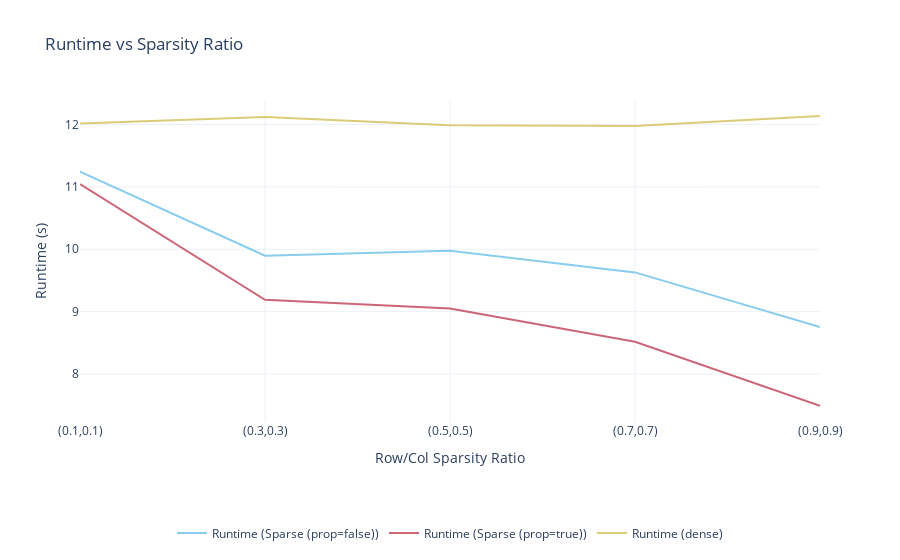
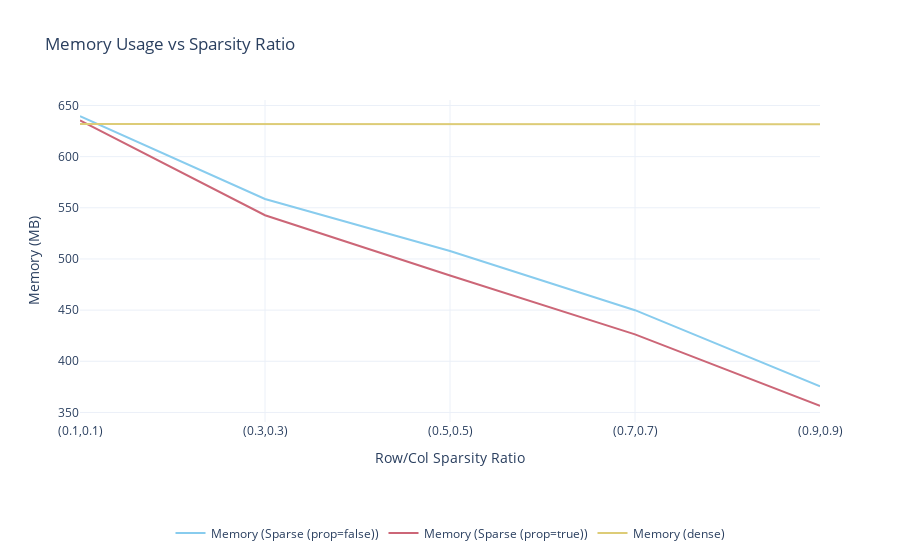
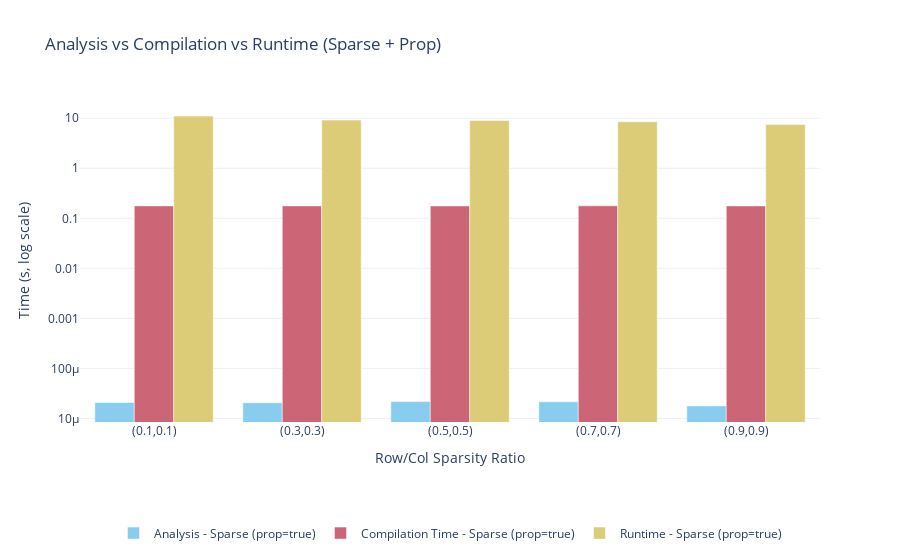

The notebook cell saved with these charts, in order:
### Code cell
plotly(data)

### Figure 1 — Plotly figure (JSON) as saved in the notebook; plotly's stock layout.template omitted (floating-point values rounded to 4 significant figures)
{"data": [{"mode": "lines", "name": "Runtime (Sparse (prop=false))", "type": "scatter", "x": ["(0.1,0.1)", "(0.3,0.3)", "(0.5,0.5)", "(0.7,0.7)", "(0.9,0.9)"], "y": [11.24, 9.897, 9.976, 9.629, 8.753]}, {"mode": "lines", "name": "Runtime (Sparse (prop=true))", "type": "scatter", "x": ["(0.1,0.1)", "(0.3,0.3)", "(0.5,0.5)", "(0.7,0.7)", "(0.9,0.9)"], "y": [11.04, 9.191, 9.052, 8.518, 7.49]}, {"mode": "lines", "name": "Runtime (dense)", "type": "scatter", "x": ["(0.1,0.1)", "(0.3,0.3)", "(0.5,0.5)", "(0.7,0.7)", "(0.9,0.9)"], "y": [12.01, 12.12, 11.99, 11.97, 12.13]}], "layout": {"colorway": ["rgb(136, 204, 238)", "rgb(204, 102, 119)", "rgb(221, 204, 119)", "rgb(17, 119, 51)", "rgb(51, 34, 136)", "rgb(170, 68, 153)", "rgb(68, 170, 153)", "rgb(153, 153, 51)", "rgb(136, 34, 85)", "rgb(102, 17, 0)", "rgb(136, 136, 136)"], "legend": {"orientation": "h", "x": 0.5, "xanchor": "center", "y": -0.3, "yanchor": "top"}, "title": {"text": "Runtime vs Sparsity Ratio"}, "xaxis": {"title": {"text": "Row/Col Sparsity Ratio"}}, "yaxis": {"title": {"text": "Runtime (s)"}}}}

### Figure 2 — Plotly figure (JSON) as saved in the notebook; plotly's stock layout.template omitted (floating-point values rounded to 4 significant figures)
{"data": [{"mode": "lines", "name": "Memory (Sparse (prop=false))", "type": "scatter", "x": ["(0.1,0.1)", "(0.3,0.3)", "(0.5,0.5)", "(0.7,0.7)", "(0.9,0.9)"], "y": [639.6, 558.7, 507.8, 449.9, 375.5]}, {"mode": "lines", "name": "Memory (Sparse (prop=true))", "type": "scatter", "x": ["(0.1,0.1)", "(0.3,0.3)", "(0.5,0.5)", "(0.7,0.7)", "(0.9,0.9)"], "y": [635.3, 542.7, 483.8, 426.3, 356.4]}, {"mode": "lines", "name": "Memory (dense)", "type": "scatter", "x": ["(0.1,0.1)", "(0.3,0.3)", "(0.5,0.5)", "(0.7,0.7)", "(0.9,0.9)"], "y": [631.8, 631.7, 631.7, 631.7, 631.7]}], "layout": {"colorway": ["rgb(136, 204, 238)", "rgb(204, 102, 119)", "rgb(221, 204, 119)", "rgb(17, 119, 51)", "rgb(51, 34, 136)", "rgb(170, 68, 153)", "rgb(68, 170, 153)", "rgb(153, 153, 51)", "rgb(136, 34, 85)", "rgb(102, 17, 0)", "rgb(136, 136, 136)"], "legend": {"orientation": "h", "x": 0.5, "xanchor": "center", "y": -0.3, "yanchor": "top"}, "title": {"text": "Memory Usage vs Sparsity Ratio"}, "xaxis": {"title": {"text": "Row/Col Sparsity Ratio"}}, "yaxis": {"title": {"text": "Memory (MB)"}}}}

### Figure 3 — Plotly figure (JSON) as saved in the notebook; plotly's stock layout.template omitted (floating-point values rounded to 4 significant figures)
{"data": [{"name": "Analysis - Sparse (prop=true)", "type": "bar", "x": ["(0.1,0.1)", "(0.3,0.3)", "(0.5,0.5)", "(0.7,0.7)", "(0.9,0.9)"], "y": [2.084e-05, 2.057e-05, 2.172e-05, 2.146e-05, 1.779e-05]}, {"name": "Compilation Time - Sparse (prop=true)", "type": "bar", "x": ["(0.1,0.1)", "(0.3,0.3)", "(0.5,0.5)", "(0.7,0.7)", "(0.9,0.9)"], "y": [0.1772, 0.1771, 0.1768, 0.1774, 0.177]}, {"name": "Runtime - Sparse (prop=true)", "type": "bar", "x": ["(0.1,0.1)", "(0.3,0.3)", "(0.5,0.5)", "(0.7,0.7)", "(0.9,0.9)"], "y": [11.04, 9.191, 9.052, 8.518, 7.49]}], "layout": {"barmode": "group", "colorway": ["rgb(136, 204, 238)", "rgb(204, 102, 119)", "rgb(221, 204, 119)", "rgb(17, 119, 51)", "rgb(51, 34, 136)", "rgb(170, 68, 153)", "rgb(68, 170, 153)", "rgb(153, 153, 51)", "rgb(136, 34, 85)", "rgb(102, 17, 0)", "rgb(136, 136, 136)"], "legend": {"orientation": "h", "x": 0.5, "xanchor": "center", "y": -0.3, "yanchor": "top"}, "title": {"text": "Analysis vs Compilation vs Runtime (Sparse + Prop)"}, "xaxis": {"title": {"text": "Row/Col Sparsity Ratio"}}, "yaxis": {"title": {"text": "Time (s, log scale)"}, "type": "log"}}}
